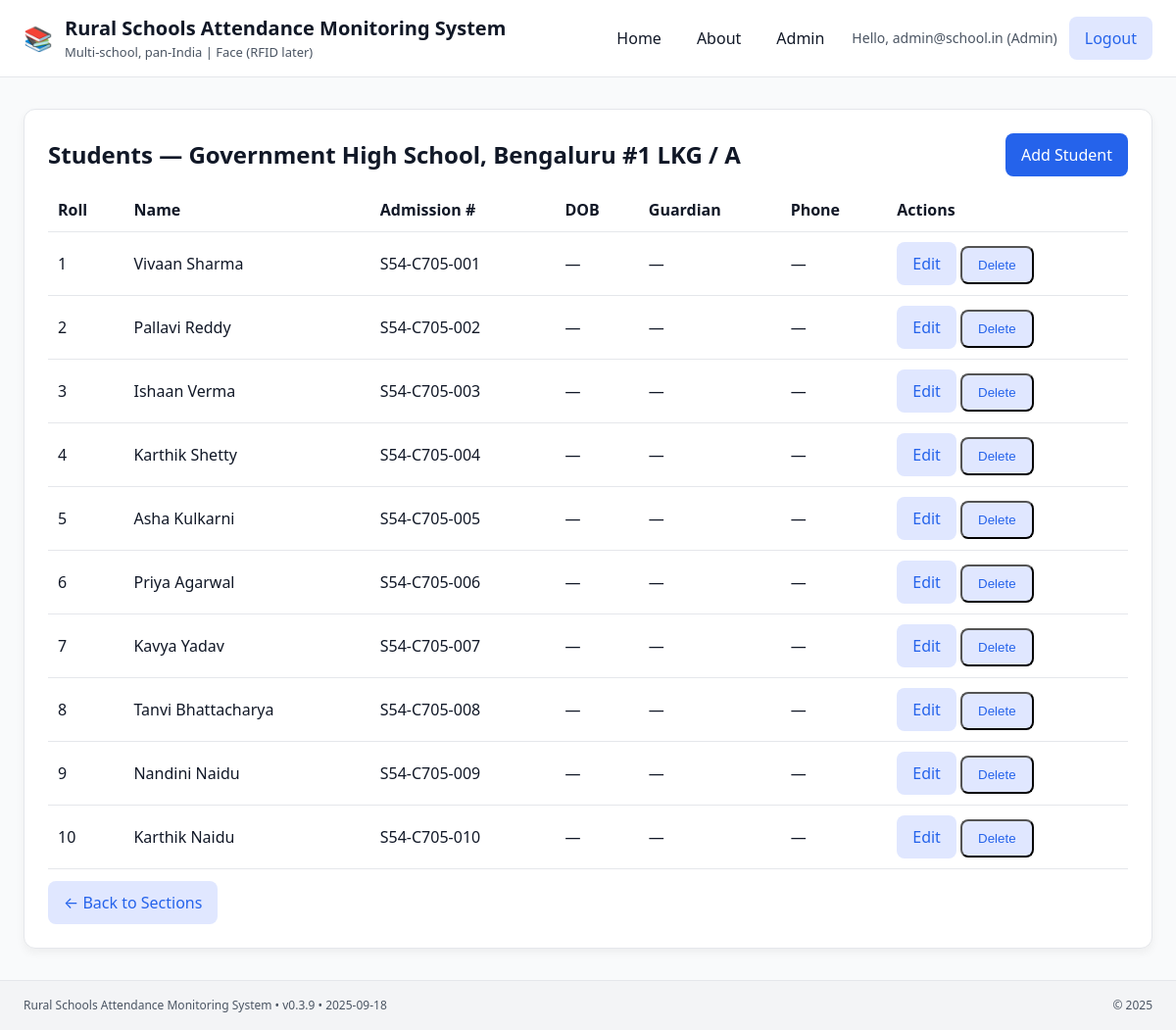
Screenshot of /admin/classes/705/sections/704/students (signed in) with the database file from the repository.
### tables this page shows
CREATE TABLE schools (
  id INTEGER PRIMARY KEY AUTOINCREMENT,
  name TEXT NOT NULL UNIQUE,
  address TEXT,
  state TEXT,
  district TEXT,
  is_active INTEGER NOT NULL DEFAULT 1,
  created_at DATETIME DEFAULT (datetime('now'))
);

CREATE TABLE classes (
  id INTEGER PRIMARY KEY AUTOINCREMENT,
  school_id INTEGER NOT NULL,
  name TEXT NOT NULL,
  is_active INTEGER NOT NULL DEFAULT 1,
  created_at DATETIME DEFAULT (datetime('now')),
  UNIQUE(school_id, name),
  FOREIGN KEY (school_id) REFERENCES schools(id)
);

CREATE TABLE sections (
  id INTEGER PRIMARY KEY AUTOINCREMENT,
  class_id INTEGER NOT NULL,
  name TEXT NOT NULL,
  is_active INTEGER NOT NULL DEFAULT 1,
  created_at DATETIME DEFAULT (datetime('now')),
  UNIQUE(class_id, name),
  FOREIGN KEY (class_id) REFERENCES classes(id)
);

CREATE TABLE students (
  id INTEGER PRIMARY KEY AUTOINCREMENT,
  school_id INTEGER NOT NULL,
  class_id INTEGER NOT NULL,
  section_id INTEGER NOT NULL,
  name TEXT NOT NULL,
  roll_no INTEGER,                 -- roll within section
  admission_no TEXT,               -- optional unique per school
  dob TEXT,                        -- YYYY-MM-DD
  gender TEXT,                     -- optional
  guardian_name TEXT,
  guardian_phone TEXT,
  address TEXT,
  is_active INTEGER NOT NULL DEFAULT 1,
  created_at DATETIME DEFAULT (datetime('now')),
  UNIQUE(section_id, roll_no),
  UNIQUE(school_id, admission_no),
  FOREIGN KEY (school_id) REFERENCES schools(id),
  FOREIGN KEY (class_id) REFERENCES classes(id),
  FOREIGN KEY (section_id) REFERENCES sections(id)
);

### app.py (the view)
@app.route("/admin/classes/<int:class_id>/sections/<int:section_id>/students")
@login_required
@role_required("Admin")
def admin_students_list(class_id, section_id):
    cls = get_class(class_id)
    if not cls:
        flash("Class not found.", "error")
        return redirect(url_for("admin_schools_list"))
    secs = list_sections_by_class(class_id)
    sec = next((s for s in secs if s["id"] == section_id), None)
    if not sec:
        flash("Section not found.", "error")
        return redirect(url_for("admin_sections_list", class_id=class_id))
    rows = list_students_by_section(section_id)
    return render_template("admin_students_list.html", cls=cls, sec=sec, students=rows)

### app.py (called while the page is built)
def current_user():
    return session.get("user")

def login_required(f):
    @wraps(f)
    def wrapper(*args, **kwargs):
        if not current_user():
            flash("Please sign in to continue.", "info")
            return redirect(url_for("login"))
        return f(*args, **kwargs)
    return wrapper

def role_required(*roles):
    def decorator(f):
        @wraps(f)
        def wrapper(*args, **kwargs):
            user = current_user()
            if not user:
                flash("Please sign in to continue.", "info")
                return redirect(url_for("login"))
            if user["role"] not in roles:
                abort(403)
            return f(*args, **kwargs)
        return wrapper
    return decorator

@app.context_processor
def inject_globals():
    return dict(
        APP_NAME=APP_NAME,
        APP_VERSION=APP_VERSION,
        APP_DATE=APP_DATE,
        current_user=current_user(),
    )

### db.py (called while the page is built)
def get_conn():
    conn = sqlite3.connect(DB_PATH)
    conn.row_factory = sqlite3.Row
    return conn

def get_class(class_id: int):
    with get_conn() as conn:
        cur = conn.execute("""
            SELECT c.id, c.school_id, c.name, c.is_active, c.created_at,
                   s.name AS school_name
            FROM classes c
            JOIN schools s ON s.id = c.school_id
            WHERE c.id = ? AND c.is_active = 1 AND s.is_active = 1
        """, (class_id,))
        return cur.fetchone()

def list_sections_by_class(class_id: int):
    with get_conn() as conn:
        cur = conn.execute("""
            SELECT id, class_id, name, is_active, created_at
            FROM sections
            WHERE class_id = ? AND is_active = 1
            ORDER BY name COLLATE NOCASE
        """, (class_id,))
        return cur.fetchall()

def list_students_by_section(section_id: int):
    with get_conn() as conn:
        cur = conn.execute("""
            SELECT st.id, st.school_id, st.class_id, st.section_id,
                   st.name, st.roll_no, st.admission_no, st.dob, st.gender,
                   st.guardian_name, st.guardian_phone, st.address, st.created_at,
                   c.name AS class_name, s.name AS section_name
            FROM students st
            JOIN classes c ON c.id = st.class_id
            JOIN sections s ON s.id = st.section_id
            WHERE st.section_id = ? AND st.is_active = 1
            ORDER BY COALESCE(st.roll_no, 999999), st.name COLLATE NOCASE
        """, (section_id,))
        return cur.fetchall()

### templates/admin_students_list.html
{% extends "base.html" %}
{% block content %}
<section class="card">
  <div style="display:flex;justify-content:space-between;align-items:center;gap:12px;flex-wrap:wrap">
    <h2 style="margin:0">Students — {{ cls.school_name if cls.school_name else '' }} {{ cls.name }} / {{ sec.name }}</h2>
    <a class="btn btn-primary" href="{{ url_for('admin_students_new', class_id=cls.id, section_id=sec.id) }}">Add Student</a>
  </div>
  {% if students %}
  <table style="width:100%;border-collapse:collapse;margin-top:12px">
    <thead>
      <tr style="text-align:left;border-bottom:1px solid var(--border)">
        <th style="padding:10px">Roll</th>
        <th style="padding:10px">Name</th>
        <th style="padding:10px">Admission #</th>
        <th style="padding:10px">DOB</th>
        <th style="padding:10px">Guardian</th>
        <th style="padding:10px">Phone</th>
        <th style="padding:10px">Actions</th>
      </tr>
    </thead>
    <tbody>
      {% for s in students %}
      <tr style="border-bottom:1px solid var(--border)">
        <td style="padding:10px">{{ s.roll_no or '—' }}</td>
        <td style="padding:10px">{{ s.name }}</td>
        <td style="padding:10px">{{ s.admission_no or '—' }}</td>
        <td style="padding:10px">{{ s.dob or '—' }}</td>
        <td style="padding:10px">{{ s.guardian_name or '—' }}</td>
        <td style="padding:10px">{{ s.guardian_phone or '—' }}</td>
        <td style="padding:10px;white-space:nowrap">
          <a class="btn btn-ghost" href="{{ url_for('admin_students_edit', student_id=s.id) }}">Edit</a>
          <form method="post" action="{{ url_for('admin_students_delete', student_id=s.id) }}"
                style="display:inline" onsubmit="return confirm('Delete this student?');">
            <button class="btn btn-ghost" type="submit">Delete</button>
          </form>
        </td>
      </tr>
      {% endfor %}
    </tbody>
  </table>
  {% else %}
    <p style="margin-top:12px;color:var(--muted)">No students in this section yet.</p>
  {% endif %}
  <div style="margin-top:12px">
    <a class="btn btn-ghost" href="{{ url_for('admin_sections_list', class_id=cls.id) }}">← Back to Sections</a>
  </div>
</section>
{% endblock %}

### templates/base.html (style rules this page uses)
:root { --bg:#f9fafb; --text:#111827; --muted:#4b5563; --brand:#2563eb; --brand-ghost:#e0e7ff; --card:#ffffff; --border:#e5e7eb; --header:#ffffff; --footer:#f3f4f6; }
* { box-sizing:border-box }
html,body { height:100% }
body { margin:0; background:var(--bg); color:var(--text); font-family:system-ui,-apple-system,Segoe UI,Roboto,Inter,Arial,sans-serif; line-height:1.5; }
.btn { display:inline-block; text-decoration:none; padding:10px 16px; border-radius:8px }
.btn-primary { background:var(--brand); color:#fff }
.btn-ghost { background:var(--brand-ghost); color:var(--brand) }
.card { background:var(--card); border:1px solid var(--border); border-radius:12px; padding:24px; box-shadow:0 4px 10px rgba(0,0,0,.05); }

### rows the page displays
schools: name "Government High School, Bengaluru #1"
classes: name "LKG"
sections: name "A"
students: roll_no "1", name "Vivaan Sharma", admission_no "S54-C705-001", dob "—", guardian_name "—", guardian_phone "—"
students: roll_no "2", name "Pallavi Reddy", admission_no "S54-C705-002", dob "—", guardian_name "—", guardian_phone "—"
students: roll_no "3", name "Ishaan Verma", admission_no "S54-C705-003", dob "—", guardian_name "—", guardian_phone "—"
students: roll_no "4", name "Karthik Shetty", admission_no "S54-C705-004", dob "—", guardian_name "—", guardian_phone "—"
students: roll_no "5", name "Asha Kulkarni", admission_no "S54-C705-005", dob "—", guardian_name "—", guardian_phone "—"
students: roll_no "6", name "Priya Agarwal", admission_no "S54-C705-006", dob "—", guardian_name "—", guardian_phone "—"
students: roll_no "7", name "Kavya Yadav", admission_no "S54-C705-007", dob "—", guardian_name "—", guardian_phone "—"
students: roll_no "8", name "Tanvi Bhattacharya", admission_no "S54-C705-008", dob "—", guardian_name "—", guardian_phone "—"
students: roll_no "9", name "Nandini Naidu", admission_no "S54-C705-009", dob "—", guardian_name "—", guardian_phone "—"
students: roll_no "10", name "Karthik Naidu", admission_no "S54-C705-010", dob "—", guardian_name "—", guardian_phone "—"

### other values shown
{{ current_user.login_id }} "admin@school.in"
{{ current_user.role }} "Admin"
{{ APP_NAME }} "Rural Schools Attendance Monitoring System"
{{ APP_VERSION }} "v0.3.9"
{{ APP_DATE }} "2025-09-18"
